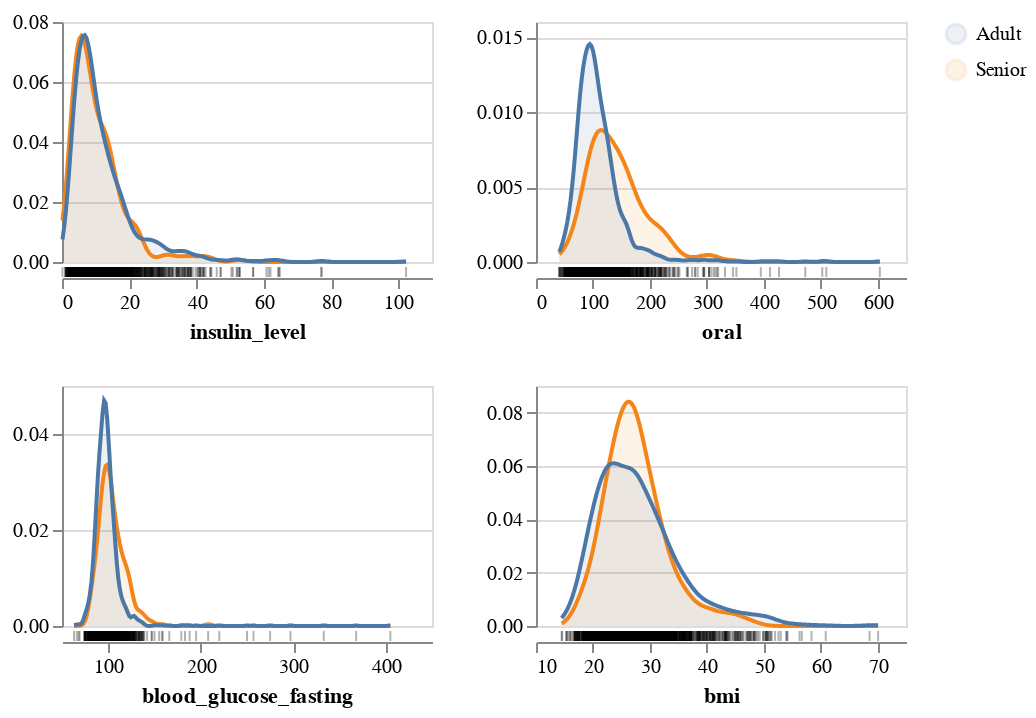

Notebook source saved alongside this figure:
### Markdown cell above
## EDA of features

### Code cell
import altair_ally as aly

aly.alt.data_transformers.enable('vegafusion')

aly.dist(data_train, color = 'age_group')

### Figure 1 — Vega specification as saved in the notebook (floating-point values rounded to 4 significant figures; data arrays with more than 128 entries replaced by an {"elided": "..."} marker saying what was removed)
{"$schema": "https://vega.github.io/schema/vega/v5.json", "data": [{"name": "source_0", "values": {"elided": "1708 records"}}, {"name": "data_0", "source": "source_0", "transform": [{"type": "kde", "as": ["insulin_level", "density"], "field": "insulin_level", "resolve": "shared", "minsteps": 100, "groupby": ["age_group"]}]}, {"name": "data_1", "values": {"elided": "1708 records"}}, {"name": "data_2", "source": "source_0", "transform": [{"type": "kde", "groupby": ["age_group"], "as": ["oral", "density"], "resolve": "shared", "field": "oral", "minsteps": 100}]}, {"name": "data_3", "values": {"elided": "1708 records"}}, {"name": "data_4", "source": "source_0", "transform": [{"type": "kde", "minsteps": 100, "field": "blood_glucose_fasting", "groupby": ["age_group"], "as": ["blood_glucose_fasting", "density"], "resolve": "shared"}]}, {"name": "data_5", "values": {"elided": "1708 records"}}, {"name": "data_6", "source": "source_0", "transform": [{"type": "kde", "as": ["bmi", "density"], "minsteps": 100, "field": "bmi", "groupby": ["age_group"], "resolve": "shared"}]}, {"name": "data_7", "values": {"elided": "1708 records"}}, {"name": "data_0_color_domain_age_group_0", "source": "data_0", "transform": [{"type": "aggregate", "groupby": ["age_group"], "fields": [], "ops": [], "as": []}, {"type": "formula", "expr": "datum['age_group']", "as": "sort_field"}, {"type": "project", "fields": ["age_group"]}]}, {"name": "data_2_color_domain_age_group_1", "source": "data_2", "transform": [{"type": "aggregate", "groupby": ["age_group"], "fields": [], "ops": [], "as": []}, {"type": "formula", "expr": "datum['age_group']", "as": "sort_field"}, {"type": "project", "fields": ["age_group"]}]}, {"name": "data_4_color_domain_age_group_2", "source": "data_4", "transform": [{"type": "aggregate", "groupby": ["age_group"], "fields": [], "ops": [], "as": []}, {"type": "formula", "expr": "datum['age_group']", "as": "sort_field"}, {"type": "project", "fields": ["age_group"]}]}, {"name": "data_6_color_domain_age_group_3", "source": "data_6", "transform": [{"type": "aggregate", "groupby": ["age_group"], "fields": [], "ops": [], "as": []}, {"type": "formula", "expr": "datum['age_group']", "as": "sort_field"}, {"type": "project", "fields": ["age_group"]}]}, {"name": "data_0_concat_0_y_domain_density", "source": "data_0", "transform": [{"type": "formula", "expr": "+datum['density']", "as": "density"}, {"type": "aggregate", "groupby": [], "fields": ["density", "density"], "ops": ["min", "max"], "as": ["min", "max"]}]}, {"name": "data_2_concat_1_y_domain_density", "source": "data_2", "transform": [{"type": "formula", "expr": "+datum['density']", "as": "density"}, {"type": "aggregate", "groupby": [], "fields": ["density", "density"], "ops": ["min", "max"], "as": ["min", "max"]}]}, {"name": "data_4_concat_2_y_domain_density", "source": "data_4", "transform": [{"type": "formula", "expr": "+datum['density']", "as": "density"}, {"type": "aggregate", "groupby": [], "fields": ["density", "density"], "ops": ["min", "max"], "as": ["min", "max"]}]}, {"name": "data_6_concat_3_y_domain_density", "source": "data_6", "transform": [{"type": "formula", "expr": "+datum['density']", "as": "density"}, {"type": "aggregate", "groupby": [], "fields": ["density", "density"], "ops": ["min", "max"], "as": ["min", "max"]}]}], "signals": [{"name": "childWidth", "value": 185}, {"name": "childHeight", "value": 120}], "marks": [{"type": "group", "name": "concat_0_group", "encode": {"update": {"width": {"signal": "childWidth"}, "height": {"signal": "childHeight"}}}, "marks": [{"type": "group", "name": "concat_0_layer_0_pathgroup", "from": {"facet": {"data": "data_0", "name": "faceted_path_concat_0_layer_0_main", "groupby": ["age_group"]}}, "encode": {"update": {"height": {"field": {"signal": null, "datum": null, "group": "height", "parent": null}}, "width": {"field": {"signal": null, "datum": null, "group": "width", "parent": null}}}}, "marks": [{"type": "area", "name": "concat_0_layer_0_marks", "from": {"data": "faceted_path_concat_0_layer_0_main"}, "sort": {"field": "x"}, "encode": {"update": {"opacity": {"value": 0.1}, "y": {"field": "density", "scale": "concat_0_y"}, "fill": {"field": "age_group", "scale": "color"}, "y2": {"value": 0, "scale": "concat_0_y"}, "orient": {"value": "vertical"}, "x": {"field": "insulin_level", "scale": "concat_0_x"}, "defined": {"signal": "isValid(datum[\"insulin_level\"]) && isFinite(+datum[\"insulin_level\"]) && isValid(datum[\"density\"]) && isFinite(+datum[\"density\"])"}}}, "style": ["area"]}]}, {"type": "group", "name": "concat_0_layer_1_pathgroup", "from": {"facet": {"data": "data_0", "name": "faceted_path_concat_0_layer_1_main", "groupby": ["age_group"]}}, "encode": {"update": {"width": {"field": {"signal": null, "datum": null, "group": "width", "parent": null}}, "height": {"field": {"signal": null, "datum": null, "group": "height", "parent": null}}}}, "marks": [{"type": "line", "name": "concat_0_layer_1_marks", "from": {"data": "faceted_path_concat_0_layer_1_main"}, "sort": {"field": "x"}, "encode": {"update": {"y": {"field": "density", "scale": "concat_0_y"}, "stroke": {"field": "age_group", "scale": "color"}, "x": {"field": "insulin_level", "scale": "concat_0_x"}, "defined": {"signal": "isValid(datum[\"insulin_level\"]) && isFinite(+datum[\"insulin_level\"]) && isValid(datum[\"density\"]) && isFinite(+datum[\"density\"])"}}}, "style": ["line"]}]}, {"type": "rect", "name": "concat_0_layer_2_marks", "from": {"data": "data_1"}, "encode": {"update": {"yc": {"signal": "childHeight", "offset": 65, "mult": 0.5}, "fill": {"value": "black"}, "height": {"value": 5}, "xc": {"field": "insulin_level", "scale": "concat_0_x"}, "width": {"value": 1}, "opacity": {"value": 0.3}, "tooltip": {"value": "Individual observations"}}}, "style": ["tick"]}], "axes": [{"scale": "concat_0_y", "ticks": false, "minExtent": 0, "tickCount": {"signal": "ceil(childHeight/40)"}, "domain": false, "gridScale": "concat_0_x", "orient": "left", "grid": true, "labels": false, "maxExtent": 0, "zindex": 0, "aria": false}, {"scale": "concat_0_x", "offset": 8, "zindex": 0, "labelOverlap": true, "orient": "bottom", "tickCount": {"signal": "ceil(childWidth/40)"}, "grid": false, "title": "insulin_level", "labelFlush": true}, {"scale": "concat_0_y", "orient": "left", "tickCount": {"signal": "ceil(childHeight/40)"}, "zindex": 0, "labelOverlap": true, "grid": false}], "style": "cell"}, {"type": "group", "name": "concat_1_group", "encode": {"update": {"height": {"signal": "childHeight"}, "width": {"signal": "childWidth"}}}, "marks": [{"type": "group", "name": "concat_1_layer_0_pathgroup", "from": {"facet": {"data": "data_2", "name": "faceted_path_concat_1_layer_0_main", "groupby": ["age_group"]}}, "encode": {"update": {"width": {"field": {"signal": null, "datum": null, "group": "width", "parent": null}}, "height": {"field": {"signal": null, "datum": null, "group": "height", "parent": null}}}}, "marks": [{"type": "area", "name": "concat_1_layer_0_marks", "from": {"data": "faceted_path_concat_1_layer_0_main"}, "sort": {"field": "x"}, "encode": {"update": {"orient": {"value": "vertical"}, "opacity": {"value": 0.1}, "x": {"field": "oral", "scale": "concat_1_x"}, "y": {"field": "density", "scale": "concat_1_y"}, "y2": {"value": 0, "scale": "concat_1_y"}, "fill": {"field": "age_group", "scale": "color"}, "defined": {"signal": "isValid(datum[\"oral\"]) && isFinite(+datum[\"oral\"]) && isValid(datum[\"density\"]) && isFinite(+datum[\"density\"])"}}}, "style": ["area"]}]}, {"type": "group", "name": "concat_1_layer_1_pathgroup", "from": {"facet": {"data": "data_2", "name": "faceted_path_concat_1_layer_1_main", "groupby": ["age_group"]}}, "encode": {"update": {"height": {"field": {"signal": null, "datum": null, "group": "height", "parent": null}}, "width": {"field": {"signal": null, "datum": null, "group": "width", "parent": null}}}}, "marks": [{"type": "line", "name": "concat_1_layer_1_marks", "from": {"data": "faceted_path_concat_1_layer_1_main"}, "sort": {"field": "x"}, "encode": {"update": {"defined": {"signal": "isValid(datum[\"oral\"]) && isFinite(+datum[\"oral\"]) && isValid(datum[\"density\"]) && isFinite(+datum[\"density\"])"}, "y": {"field": "density", "scale": "concat_1_y"}, "x": {"field": "oral", "scale": "concat_1_x"}, "stroke": {"field": "age_group", "scale": "color"}}}, "style": ["line"]}]}, {"type": "rect", "name": "concat_1_layer_2_marks", "from": {"data": "data_3"}, "encode": {"update": {"xc": {"field": "oral", "scale": "concat_1_x"}, "width": {"value": 1}, "height": {"value": 5}, "tooltip": {"value": "Individual observations"}, "opacity": {"value": 0.3}, "fill": {"value": "black"}, "yc": {"signal": "childHeight", "offset": 65, "mult": 0.5}}}, "style": ["tick"]}], "axes": [{"scale": "concat_1_y", "aria": false, "labels": false, "zindex": 0, "maxExtent": 0, "ticks": false, "grid": true, "gridScale": "concat_1_x", "tickCount": {"signal": "ceil(childHeight/40)"}, "orient": "left", "domain": false, "minExtent": 0}, {"scale": "concat_1_x", "offset": 8, "grid": false, "orient": "bottom", "labelFlush": true, "labelOverlap": true, "zindex": 0, "tickCount": {"signal": "ceil(childWidth/40)"}, "title": "oral"}, {"scale": "concat_1_y", "orient": "left", "labelOverlap": true, "grid": false, "zindex": 0, "tickCount": {"signal": "ceil(childHeight/40)"}}], "style": "cell"}, {"type": "group", "name": "concat_2_group", "encode": {"update": {"width": {"signal": "childWidth"}, "height": {"signal": "childHeight"}}}, "marks": [{"type": "group", "name": "concat_2_layer_0_pathgroup", "from": {"facet": {"data": "data_4", "name": "faceted_path_concat_2_layer_0_main", "groupby": ["age_group"]}}, "encode": {"update": {"height": {"field": {"signal": null, "datum": null, "group": "height", "parent": null}}, "width": {"field": {"signal": null, "datum": null, "group": "width", "parent": null}}}}, "marks": [{"type": "area", "name": "concat_2_layer_0_marks", "from": {"data": "faceted_path_concat_2_layer_0_main"}, "sort": {"field": "x"}, "encode": {"update": {"opacity": {"value": 0.1}, "fill": {"field": "age_group", "scale": "color"}, "defined": {"signal": "isValid(datum[\"blood_glucose_fasting\"]) && isFinite(+datum[\"blood_glucose_fasting\"]) && isValid(datum[\"density\"]) && isFinite(+datum[\"density\"])"}, "y": {"field": "density", "scale": "concat_2_y"}, "x": {"field": "blood_glucose_fasting", "scale": "concat_2_x"}, "orient": {"value": "vertical"}, "y2": {"value": 0, "scale": "concat_2_y"}}}, "style": ["area"]}]}, {"type": "group", "name": "concat_2_layer_1_pathgroup", "from": {"facet": {"data": "data_4", "name": "faceted_path_concat_2_layer_1_main", "groupby": ["age_group"]}}, "encode": {"update": {"width": {"field": {"signal": null, "datum": null, "group": "width", "parent": null}}, "height": {"field": {"signal": null, "datum": null, "group": "height", "parent": null}}}}, "marks": [{"type": "line", "name": "concat_2_layer_1_marks", "from": {"data": "faceted_path_concat_2_layer_1_main"}, "sort": {"field": "x"}, "encode": {"update": {"defined": {"signal": "isValid(datum[\"blood_glucose_fasting\"]) && isFinite(+datum[\"blood_glucose_fasting\"]) && isValid(datum[\"density\"]) && isFinite(+datum[\"density\"])"}, "stroke": {"field": "age_group", "scale": "color"}, "y": {"field": "density", "scale": "concat_2_y"}, "x": {"field": "blood_glucose_fasting", "scale": "concat_2_x"}}}, "style": ["line"]}]}, {"type": "rect", "name": "concat_2_layer_2_marks", "from": {"data": "data_5"}, "encode": {"update": {"opacity": {"value": 0.3}, "height": {"value": 5}, "xc": {"field": "blood_glucose_fasting", "scale": "concat_2_x"}, "width": {"value": 1}, "tooltip": {"value": "Individual observations"}, "fill": {"value": "black"}, "yc": {"signal": "childHeight", "offset": 65, "mult": 0.5}}}, "style": ["tick"]}], "axes": [{"scale": "concat_2_y", "gridScale": "concat_2_x", "ticks": false, "labels": false, "orient": "left", "tickCount": {"signal": "ceil(childHeight/40)"}, "grid": true, "domain": false, "aria": false, "maxExtent": 0, "zindex": 0, "minExtent": 0}, {"scale": "concat_2_x", "offset": 8, "labelOverlap": true, "orient": "bottom", "labelFlush": true, "zindex": 0, "grid": false, "title": "blood_glucose_fasting", "tickCount": {"signal": "ceil(childWidth/40)"}}, {"scale": "concat_2_y", "labelOverlap": true, "grid": false, "zindex": 0, "orient": "left", "tickCount": {"signal": "ceil(childHeight/40)"}}], "style": "cell"}, {"type": "group", "name": "concat_3_group", "encode": {"update": {"height": {"signal": "childHeight"}, "width": {"signal": "childWidth"}}}, "marks": [{"type": "group", "name": "concat_3_layer_0_pathgroup", "from": {"facet": {"data": "data_6", "name": "faceted_path_concat_3_layer_0_main", "groupby": ["age_group"]}}, "encode": {"update": {"height": {"field": {"signal": null, "datum": null, "group": "height", "parent": null}}, "width": {"field": {"signal": null, "datum": null, "group": "width", "parent": null}}}}, "marks": [{"type": "area", "name": "concat_3_layer_0_marks", "from": {"data": "faceted_path_concat_3_layer_0_main"}, "sort": {"field": "x"}, "encode": {"update": {"y": {"field": "density", "scale": "concat_3_y"}, "defined": {"signal": "isValid(datum[\"bmi\"]) && isFinite(+datum[\"bmi\"]) && isValid(datum[\"density\"]) && isFinite(+datum[\"density\"])"}, "opacity": {"value": 0.1}, "fill": {"field": "age_group", "scale": "color"}, "orient": {"value": "vertical"}, "x": {"field": "bmi", "scale": "concat_3_x"}, "y2": {"value": 0, "scale": "concat_3_y"}}}, "style": ["area"]}]}, {"type": "group", "name": "concat_3_layer_1_pathgroup", "from": {"facet": {"data": "data_6", "name": "faceted_path_concat_3_layer_1_main", "groupby": ["age_group"]}}, "encode": {"update": {"width": {"field": {"signal": null, "datum": null, "group": "width", "parent": null}}, "height": {"field": {"signal": null, "datum": null, "group": "height", "parent": null}}}}, "marks": [{"type": "line", "name": "concat_3_layer_1_marks", "from": {"data": "faceted_path_concat_3_layer_1_main"}, "sort": {"field": "x"}, "encode": {"update": {"x": {"field": "bmi", "scale": "concat_3_x"}, "stroke": {"field": "age_group", "scale": "color"}, "y": {"field": "density", "scale": "concat_3_y"}, "defined": {"signal": "isValid(datum[\"bmi\"]) && isFinite(+datum[\"bmi\"]) && isValid(datum[\"density\"]) && isFinite(+datum[\"density\"])"}}}, "style": ["line"]}]}, {"type": "rect", "name": "concat_3_layer_2_marks", "from": {"data": "data_7"}, "encode": {"update": {"height": {"value": 5}, "xc": {"field": "bmi", "scale": "concat_3_x"}, "tooltip": {"value": "Individual observations"}, "opacity": {"value": 0.3}, "width": {"value": 1}, "yc": {"signal": "childHeight", "offset": 65, "mult": 0.5}, "fill": {"value": "black"}}}, "style": ["tick"]}], "axes": [{"scale": "concat_3_y", "grid": true, "ticks": false, "zindex": 0, "tickCount": {"signal": "ceil(childHeight/40)"}, "minExtent": 0, "maxExtent": 0, "labels": false, "aria": false, "domain": false, "orient": "left", "gridScale": "concat_3_x"}, {"scale": "concat_3_x", "grid": false, "labelFlush": true, "title": "bmi", "labelOverlap": true, "zindex": 0, "offset": 8, "tickCount": {"signal": "ceil(childWidth/40)"}, "orient": "bottom"}, {"scale": "concat_3_y", "labelOverlap": true, "orient": "left", "grid": false, "tickCount": {"signal": "ceil(childHeight/40)"}, "zindex": 0}], "style": "cell"}], "scales": [{"name": "color", "type": "ordinal", "domain": {"fields": [{"data": "data_0_color_domain_age_group_0", "field": "age_group"}, {"data": "data_2_color_domain_age_group_1", "field": "age_group"}, {"data": "data_4_color_domain_age_group_2", "field": "age_group"}, {"data": "data_6_color_domain_age_group_3", "field": "age_group"}], "sort": true}, "range": "category"}, {"name": "concat_0_x", "type": "linear", "domain": {"fields": [{"data": "data_0", "field": "insulin_level"}, {"data": "data_1", "field": "insulin_level"}]}, "range": [0, {"signal": "childWidth"}], "nice": true, "zero": false}, {"name": "concat_0_y", "type": "linear", "domain": [{"signal": "(data(\"data_0_concat_0_y_domain_density\")[0] || {}).min"}, {"signal": "(data(\"data_0_concat_0_y_domain_density\")[0] || {}).max"}], "range": [{"signal": "childHeight"}, 0], "zero": true, "nice": true}, {"name": "concat_1_x", "type": "linear", "domain": {"fields": [{"data": "data_2", "field": "oral"}, {"data": "data_3", "field": "oral"}]}, "range": [0, {"signal": "childWidth"}], "zero": false, "nice": true}, {"name": "concat_1_y", "type": "linear", "domain": [{"signal": "(data(\"data_2_concat_1_y_domain_density\")[0] || {}).min"}, {"signal": "(data(\"data_2_concat_1_y_domain_density\")[0] || {}).max"}], "range": [{"signal": "childHeight"}, 0], "nice": true, "zero": true}, {"name": "concat_2_x", "type": "linear", "domain": {"fields": [{"data": "data_4", "field": "blood_glucose_fasting"}, {"data": "data_5", "field": "blood_glucose_fasting"}]}, "range": [0, {"signal": "childWidth"}], "nice": true, "zero": false}, {"name": "concat_2_y", "type": "linear", "domain": [{"signal": "(data(\"data_4_concat_2_y_domain_density\")[0] || {}).min"}, {"signal": "(data(\"data_4_concat_2_y_domain_density\")[0] || {}).max"}], "range": [{"signal": "childHeight"}, 0], "nice": true, "zero": true}, {"name": "concat_3_x", "type": "linear", "domain": {"fields": [{"data": "data_6", "field": "bmi"}, {"data": "data_7", "field": "bmi"}]}, "range": [0, {"signal": "childWidth"}], "zero": false, "nice": true}, {"name": "concat_3_y", "type": "linear", "domain": [{"signal": "(data(\"data_6_concat_3_y_domain_density\")[0] || {}).min"}, {"signal": "(data(\"data_6_concat_3_y_domain_density\")[0] || {}).max"}], "range": [{"signal": "childHeight"}, 0], "zero": true, "nice": true}], "legends": [{"fill": "color", "symbolType": "circle", "encode": {"symbols": {"update": {"opacity": {"value": 0.1}}}}, "stroke": "color"}], "padding": 5, "layout": {"padding": 20, "columns": 2, "bounds": "full", "align": "each"}, "background": "white"}
